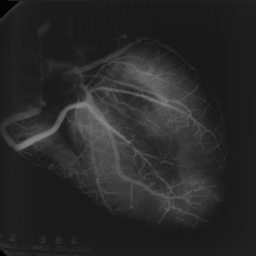
%> input picture RidgesDetection_Matlab/Previous work/stanwick/heart.png, 256 x 256 px
$ octave main_comparison_eigen_values_v2.m   (GNU Octave 9; MATLAB toolbox functions it lacks are replaced by stand-ins)
%> lines starting %> are read from the running program, lines starting %| are printed output that depends on the picture
### RidgesDetection_Matlab/Previous work/stanwick/f_marges_miroir.m
function [ im_ext ] = f_marges_miroir( imb, taille_masque )
% v 4.0 traite les couleurs + derniere ligne (n dedouble pas les lignes

if length(size(imb))>2
    [dimy , dimx, dimz]= size(imb); % nb lignes, nb colonnes
else
    [dimy , dimx]= size(imb);
    dimz = 1;
end


if ( (mod( taille_masque , 2 )) == 0)
error(['ERREUR : la taille de la fenetre du masque vaut ' num2str(tf) ', il faut une taille impaire']);
end
if ((2*dimy <= taille_masque ) || (2*dimx <= taille_masque ))
    x = 2*min(dimy,dimx) -1;
error(['ERREUR : la taille de la fenetre du masque vaut ' num2str(tf) ', il faut une taille maximum de ' num2str(x) ]);
end


imb = double(imb);
n = taille_masque;

im_ext = double(zeros(dimy+(taille_masque-1), dimx+(taille_masque-1), dimz));

[dimy_ext, dimx_ext, dimz_ext]=size(im_ext);


for z = 1:dimz_ext

im_ext((n-1)/2+1:dimy_ext-(n-1)/2, (n-1)/2+1:dimx_ext-(n-1)/2, z)=imb(1:dimy,1:dimx, z);

for i=1:(n-1)/2

  im_ext((n-1)/2+1:dimy_ext-(n-1)/2,i,:)=imb(1:dimy,(n-1)/2-i+2, :); %premiere colonne
  im_ext((n-1)/2+1:dimy_ext-(n-1)/2,dimx+(n-1)/2+i,:)=imb(1:dimy,dimx-i, :); %derniere colonne

end

for i=1:(n-1)/2

  im_ext(i,:, :)=im_ext((n-1) -i+2,:, :); %premiere ligne
  im_ext(dimy_ext-(n-1)/2+i,:, :)=im_ext(dimy_ext-i-(n-1)/2,:, :); %derniere ligne
end

end

### RidgesDetection_Matlab/Previous work/stanwick/f_normalisation.m
function [imnorm] = f_normalisation (imskin)

%imnorm=(imskin-min(imskin(:)))/(max(imskin(:))-min(imskin(:)));
imnorm = (imskin - min(min(imskin)))./(max(max(imskin)) - min(min(imskin)));

### RidgesDetection_Matlab/Previous work/stanwick/f_hessian_discontinue.m
function [Ix, Iy, Ixixi, Ixx, Iyy, Ixy] = f_hessian_discontinue(I,sigma,sigma_b)

syms x; %x est une variable
assume(x, 'real'); %on dit que x est un réel

borne = 10;
abscisse = -borne:1:borne; %Plage de la gaussienne

rho = sigma_b/sigma;%Scale ratio
k = rho^2;

G(x) = (exp(-x^2/(2*(sigma)^2))); %Gaussienne d'écart-type sigma
H(x) = exp(-x^2/(2*(sigma_b)^2)); %Gaussienne d'écart-type sigma_b
c0 = (exp(-1/2)/sqrt(2*pi))*((sigma_b./sigma)-1)*(1/sigma);%Constante pour le lissage

gauche(x) = x - sigma_b + sigma; %Partie gauche pour la Gaussienne
droite(x) = x + sigma_b - sigma; %Partie droite pour la gusienne

%On indique piecewise(plage,compose(fonction,variable), autre valeur), l'autre valeur s'applique si
% ce n'est pas inférieur à sigma
f_gauche(x) = piecewise(x<=sigma, compose(k*H,gauche),0);
f_milieu(x) = piecewise(abs(x)<sigma,G + c0,0);
f_droite(x) = piecewise(x>=sigma, compose(k*H,droite),0);

%Fonction finale qui implémente les 3 précédentes
BG(x) = piecewise(x<=-sigma, f_gauche, abs(x)<sigma, f_milieu, x>=sigma, f_droite,0);

%Discrétisation de BG(x)
BG_disc = double(feval(BG, abscisse)); %Le double permet de convertir les "sym" en "double"

%Masques derivee premiere et seconde
dx = [-1 0 1];
dxx = [1 0 -2 0 1];

%Calcul du coefficient de normalisation C0
% S0 = sum(BG_disc);
% C0 = 1/S0;
% BG0 = C0 * BG_disc;

A0 = 1
A1 = (1/sqrt(2*pi))*(1-exp(-1/2)+exp(-1/2)*rho)
A2 = (2*exp(-1/2))/(sqrt(2*pi))

NF0 = 1/(erf(1/sqrt(2)) + (2*exp(-1/2)/sqrt(2*pi))*((sigma_b/sigma)-1)+(1-erf(1/sqrt(2))*(sigma_b^2/sigma^2)))
NF1 = sigma
NF2 = sigma^2

% [17 lines of commented-out code are left out]
BGn = NF0*BG_disc; %Gausienne discrete et normalisée
BGx = NF1*conv(BGn, dx, 'same'); % Gaussienne dérivée 1ère, discrete et normalisée
BGxx = NF2*-conv(BGx, dx, 'same'); % Gaussienne dérivée 2nde, discrete et normalisée
% evite les aberations aux bords (supprime un pixel a droite et a gauche)
%same indique que BGx et BGxx auront la même taille que l'image en entrée BGx et BGn

I1 = ['La valeur de intégrale',trapz(BGn)];
disp(I1);
%printf('L intégrale de BG1', );
%printf('L integrale de BG2', );

figure(20);
subplot(1,3,1), plot(abscisse,BGn), title('Gaussienne');
subplot(1,3,2), plot(abscisse,BGx), title('Gaussienne première');
subplot(1,3,3), plot(abscisse,BGxx), title('Gaussienne seconde');

% convolution avec l'image et filtrage
Ix = double(imfilter(imfilter(I,BGn'),BGx)); %dérivée 1ère en x
Iy = double(imfilter(imfilter(I,BGn),-BGx')); %' permet de transposer => x devient y
Ixx = double(imfilter(imfilter(I,BGn'),BGxx)); %dérivée 2nde en x
Iyy = double(imfilter(imfilter(I,BGn), BGxx')); % ' permet de transposer
Ixy = double(imfilter(imfilter(Ix,BGn),BGx','replicate', 'same')); %On filtre Ix par BGn
%Ensuite on filtre le résultat par BGx avec 'replicate' pour les effets de bords et same pour la taille

Ix2   = Ix.*Ix; %Dérivée 1ère au carré en x
Iy2   = Iy.*Iy; %Dérivée 1ère au carré en y
IxIy  = Ix.*Iy; %Produit des dérivées premières xy
Norm2 = Ix2 + Iy2; %Coefficient de normalisation

Ixixi = abs(Iy2.*Ixx - 2 * Ix.*Iy.*Ixy + Ix2.*Iyy)./(Norm2); %Formule du cours
Ixixi = f_normalisation(Ixixi); %Fonction de normalisation classique : I - min / max - min

### RidgesDetection_Matlab/Previous work/stanwick/main_comparison_eigen_values_v2.m
clear all
close all

width = 3

if width == 3 %Largeur des signaux
    sigma = 1.81
    sigma_b = 0.5
    sz = 0.63
    sr = 0.69
elseif width == 5
    sigma = 2.88
    sigma_b = 0.5
    sz = 0.37
    sr = 0.42
end


th = 0.2

pc = 0.5 %pourcentage de pixels qu'on garde dans le résultat après supression des non maximas locaux
%peu de crêtes et beaucoup de bruits => on descend le pc
tf = 33;


I0 = imread('heart.png');
%> I0 is the input picture: size 256x256 uint8; min 2, max 127, mean 40.4
I = f_marges_miroir( I0, tf ); % filtre taille 3
%> after the loop in f_marges_miroir, `for z = 1:dimz_ext`:
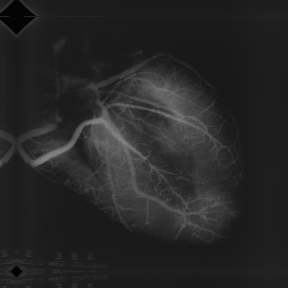
%> im_ext: size 288x288 double; min 2, max 127, mean 38.1
I = f_normalisation(I);
%> in f_normalisation, `imnorm = (imskin - min(min(imskin)))./(max(max(imskin)) - min(min(imsk..`:
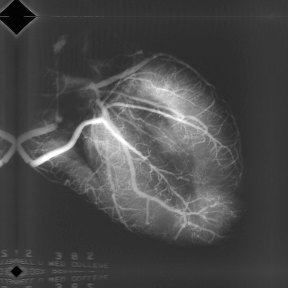
%> imnorm: size 288x288 double; min 0, max 1, mean 0.289


[dimy , dimx]= size(I); % nb lignes, nb colonnes
%> dimy = 288; dimx = 288


[ Ix, Iy, Ixixi, Ixx, Iyy, Ixy  ] = f_hessian_discontinue( I, sigma, sigma_b );
%> the run ends on the next line

$ run again, with RidgesDetection_Matlab/Previous work/stanwick/IoD-001_VV_div8.png copied over RidgesDetection_Matlab/Previous work/stanwick/heart.png
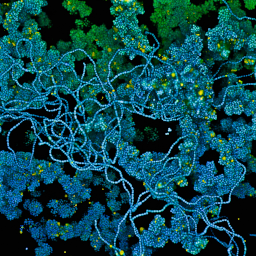
%> input picture RidgesDetection_Matlab/Previous work/stanwick/IoD-001_VV_div8.png, 256 x 256 px
%> I0 is the input picture: size 256x256x3 uint8; mean R, G, B 10.5, 70.2, 78.3
%> after the loop in f_marges_miroir, `for z = 1:dimz_ext`:
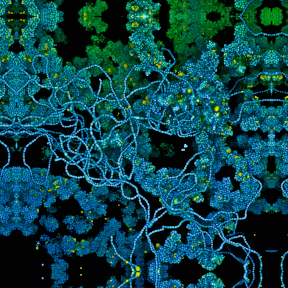
%> im_ext: size 288x288x3 double; mean R, G, B 9.8, 67.7, 73.9
